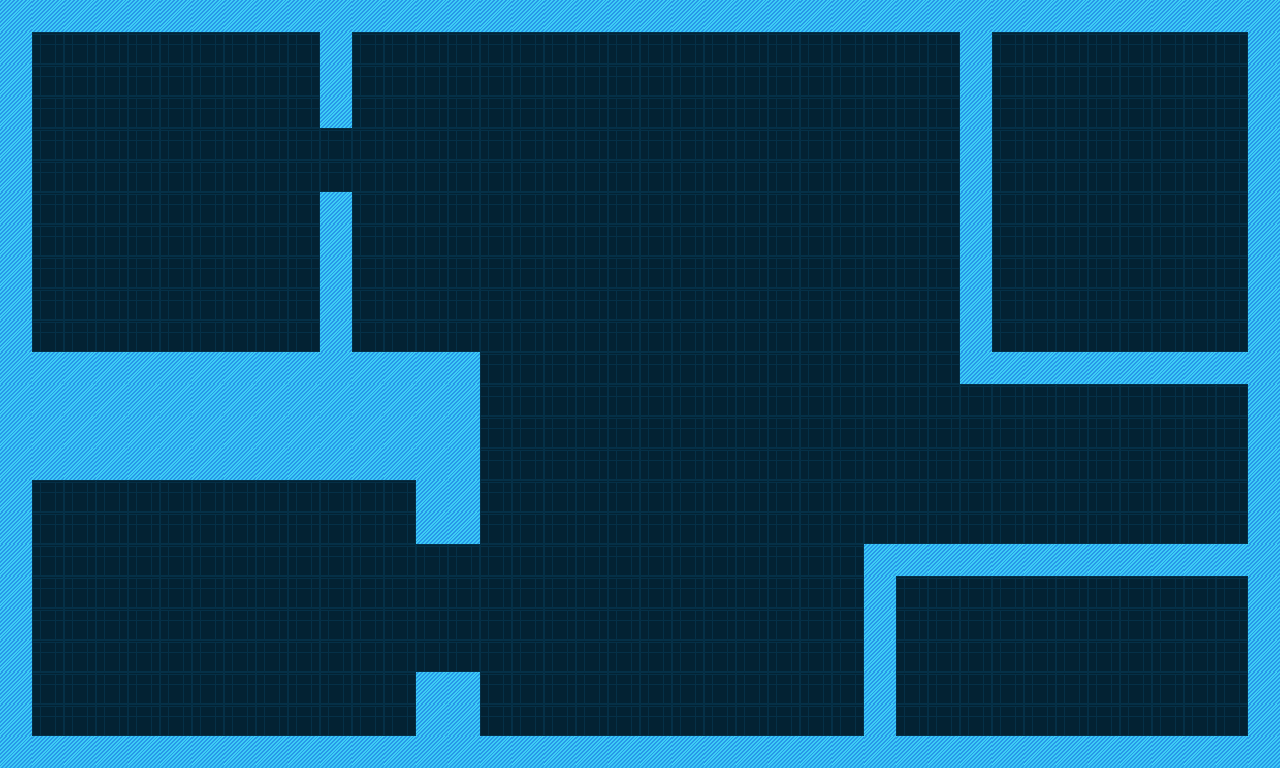

Tiled map render using the project's own tile images. Description and the map definition, with tile-layer contents summarised, below:
An orthogonal 40x24 tile map with 32x32 px tiles, 1 tile layer (Tile Layer 1).

<map version="1.0" orientation="orthogonal" width="40" height="24" tilewidth="32" tileheight="32">
 <tileset firstgid="1" name="Tiles" tilewidth="32" tileheight="32">
  <image source="tiles.png" width="512" height="32" />
 </tileset>
 <layer name="Tile Layer 1" width="40" height="24">
  <data>[960 cells, 960 non-empty, 2 distinct tile ids]</data>
 </layer>
</map>
